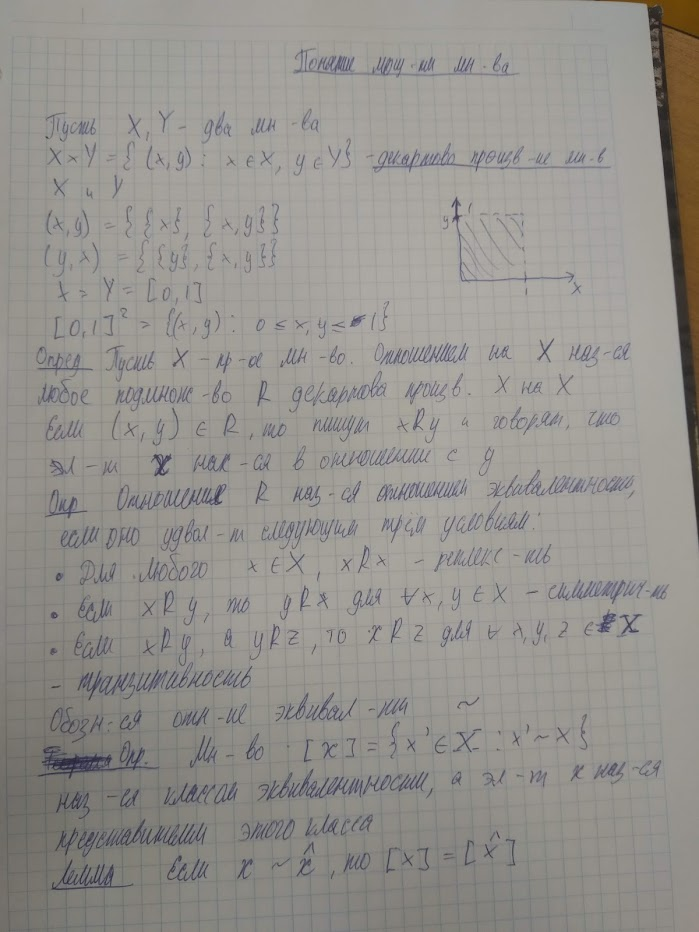
#> input picture sample_images/angled.jpg, 699 x 932 px
$ python -i segmentation.py   (imports and definitions only)
#> lines starting #> are read from the running program, lines starting #| are printed output that depends on the picture; after the words box and inside, x2 and y2 are one past the last pixel; in counts of white or black regions, pixels touching at a corner belong together
#> further down, picture is the input picture: shape (932, 699, 3); mean B, G, R 141.7, 146.2, 148.8
import cv2
import os


def segmentation(image):
    # Load image, grayscale, Gaussian blur, Otsu's threshold
    gray = cv2.cvtColor(image, cv2.COLOR_BGR2GRAY)
    blur = cv2.GaussianBlur(gray, (11, 5), 0)
    thresh = cv2.threshold(blur, 0, 255, cv2.THRESH_BINARY_INV + cv2.THRESH_OTSU)[1]
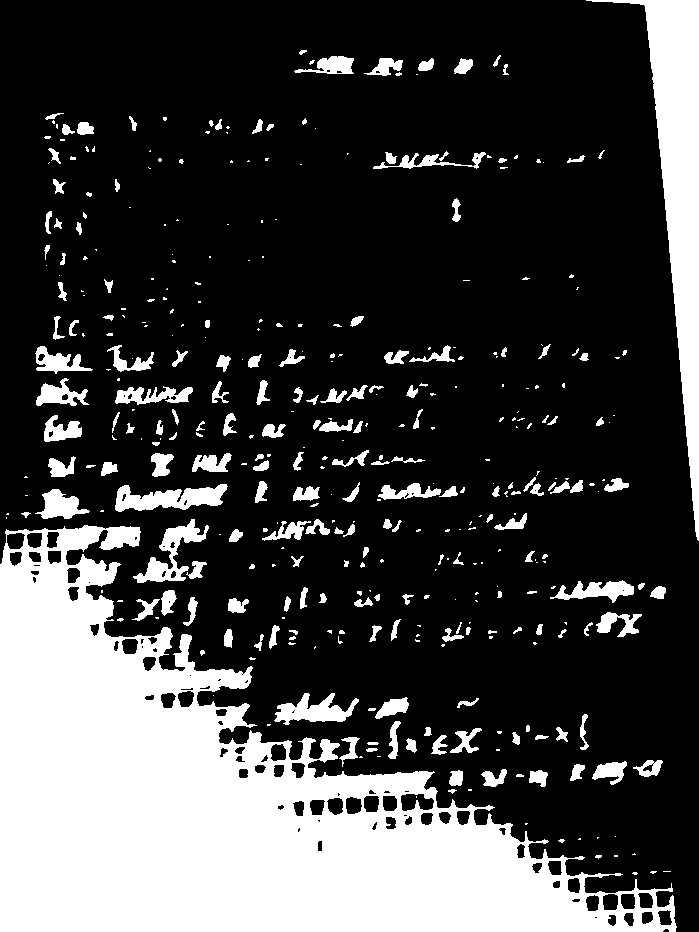
#> thresh: shape (932, 699); 26.2% white; 396 white regions (209 under 20 px), largest, box (x1, y1, x2, y2) and area: (0, 525, 677, 932) 124221, (586, 0, 699, 541) 15352, (115, 484, 228, 512) 1851

    # Create rectangular structuring element and dilate
    kernel = cv2.getStructuringElement(cv2.MORPH_RECT, (10, 5))
    dilate = cv2.dilate(thresh, kernel, iterations=7)
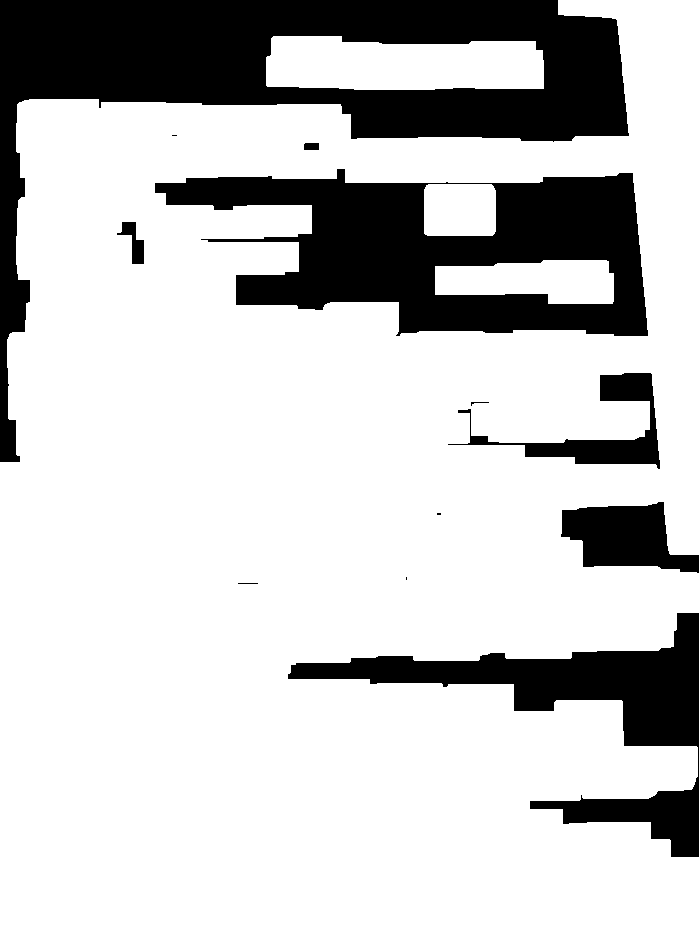
#> dilate: shape (932, 699); 77.7% white; 12 black regions (3 under 20 px)

    # Find contours and draw rectangle
    cnts = cv2.findContours(dilate, cv2.RETR_EXTERNAL, cv2.CHAIN_APPROX_SIMPLE)
#> cnts = 2 contours; box (x1, y1, x2, y2) and area: (0, 0, 699, 932) 540602, (266, 36, 544, 90) 12859
    cnts = cnts[0] if len(cnts) == 2 else cnts[1]
    return cnts


def write_contours(image, cnts, out_dir):
    orig_img = image.copy()
    image = cv2.cvtColor(image, cv2.COLOR_GRAY2BGR)
    for i, cnt in enumerate(cnts):
        x, y, w, h = cv2.boundingRect(cnt)
        cv2.imwrite(os.path.join(out_dir, f'contour_{i}.jpg'), orig_img[y:y + h, x:x + w])
        cv2.rectangle(image, (x, y), (x + w, y + h), (0, 255, 0), 2)
    return image

>>> import cv2
>>> picture = cv2.imread('sample_images/angled.jpg')
>>> result = segmentation(picture)
#> result has the same summary as cnts in segmentation

$ run again, on sample_images/cell_pic.jpg
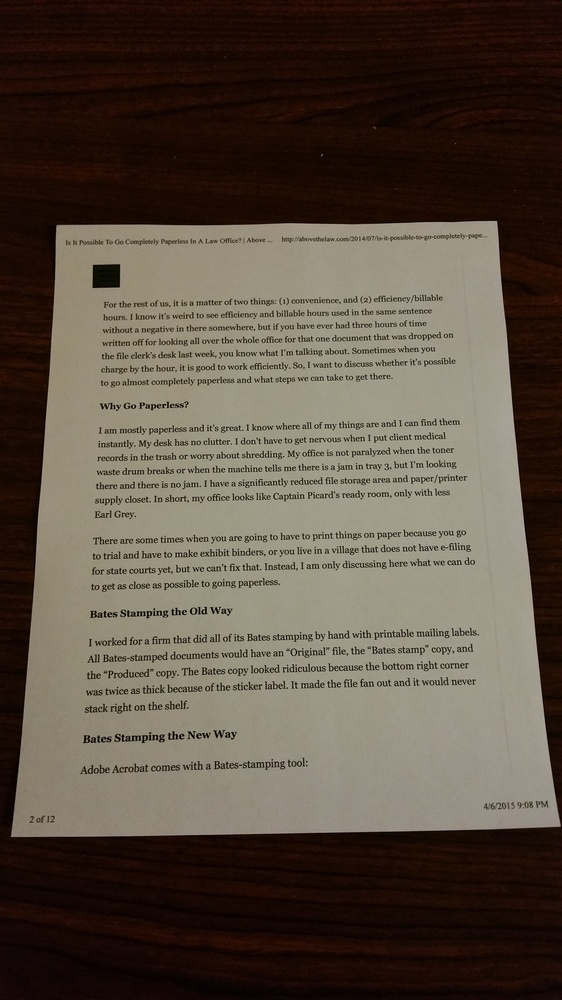
#> input picture sample_images/cell_pic.jpg, 562 x 1000 px, shrunk from 2988 x 5312 before the run
#> picture is the input picture: shape (1000, 562, 3); mean B, G, R 66.7, 78.9, 90.4
#> in segmentation, `thresh = cv2.threshold(blur, 0, 255, cv2.THRESH_BINARY_INV + cv2.THRES..`:
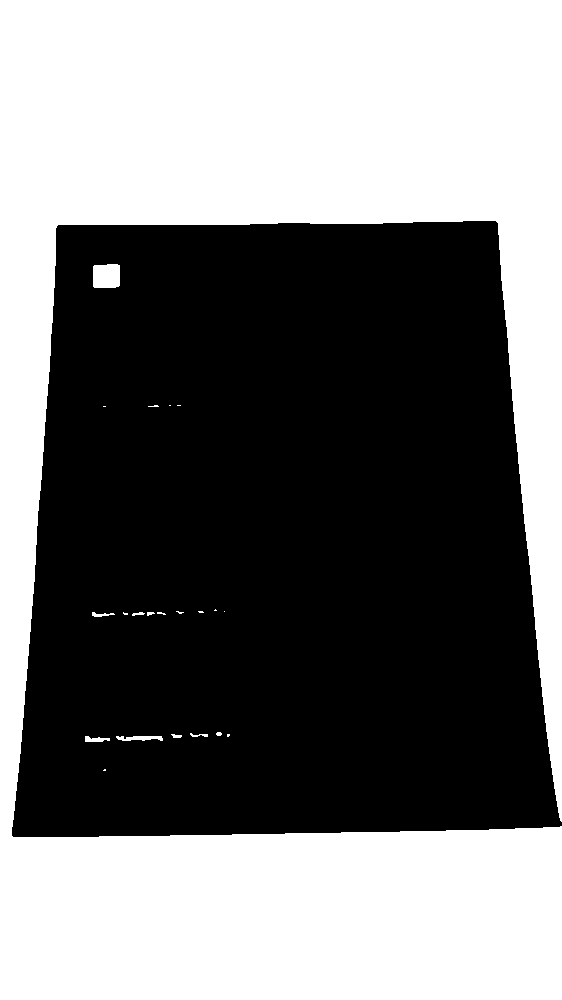
#> thresh: shape (1000, 562); 47.2% white; 22 white regions (12 under 20 px), largest, box (x1, y1, x2, y2) and area: (0, 0, 562, 1000) 264036, (93, 264, 120, 288) 625, (116, 736, 163, 741) 176
#> in segmentation, `dilate = cv2.dilate(thresh, kernel, iterations=7)`:
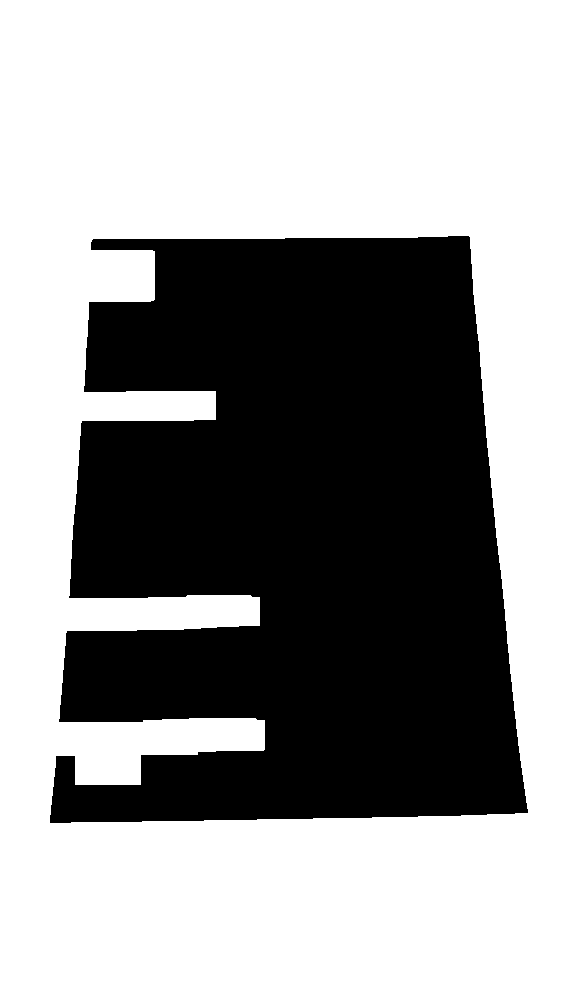
#> dilate: shape (1000, 562); 60.3% white; 1 black region
#> in segmentation, `cnts = cv2.findContours(dilate, cv2.RETR_EXTERNAL, cv2.CHAIN_APPROX_SI..`: cnts = 1 contour; box (x1, y1, x2, y2) and area: (0, 0, 562, 1000) 560439
#> in segmentation, `cnts = cnts[0] if len(cnts) == 2 else cnts[1]`: cnts = [[[0, 0], [0, 999], [561, 999], [561, 0]]]

$ run again, on sample_images/desk.JPG
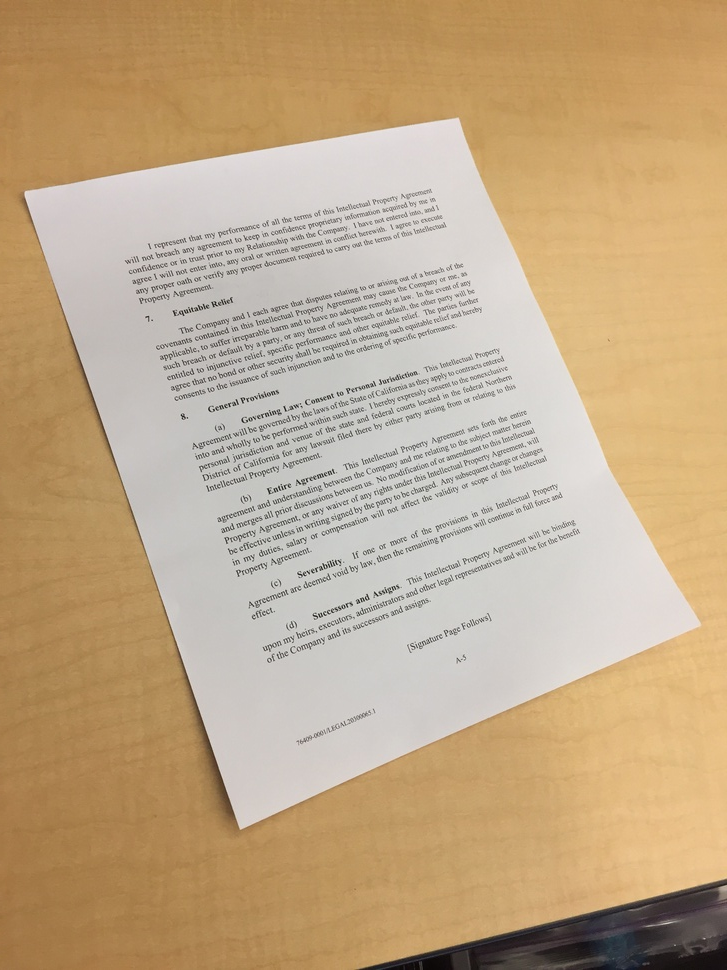
#> input picture sample_images/desk.JPG, 727 x 970 px, shrunk from 2448 x 3264 before the run
#> picture is the input picture: shape (970, 727, 3); mean B, G, R 136.6, 169.3, 193.6
#> in segmentation, `thresh = cv2.threshold(blur, 0, 255, cv2.THRESH_BINARY_INV + cv2.THRES..`:
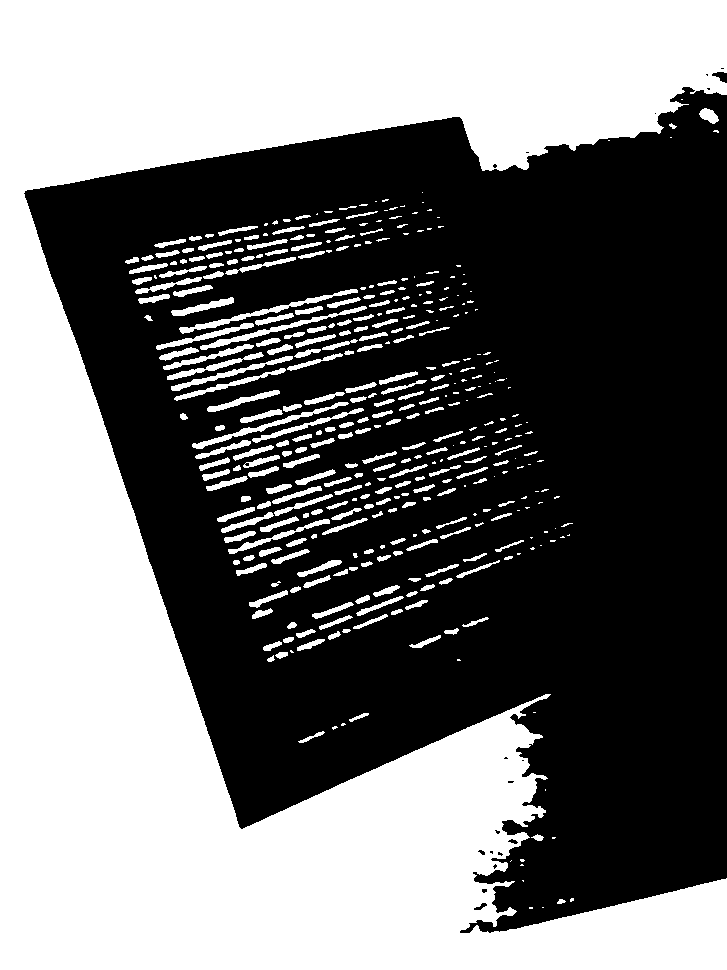
#> thresh: shape (970, 727); 45.9% white; 396 white regions (139 under 20 px), largest, box (x1, y1, x2, y2) and area: (0, 0, 727, 970) 295477, (179, 289, 358, 334) 844, (200, 306, 367, 350) 774
#> in segmentation, `dilate = cv2.dilate(thresh, kernel, iterations=7)`:
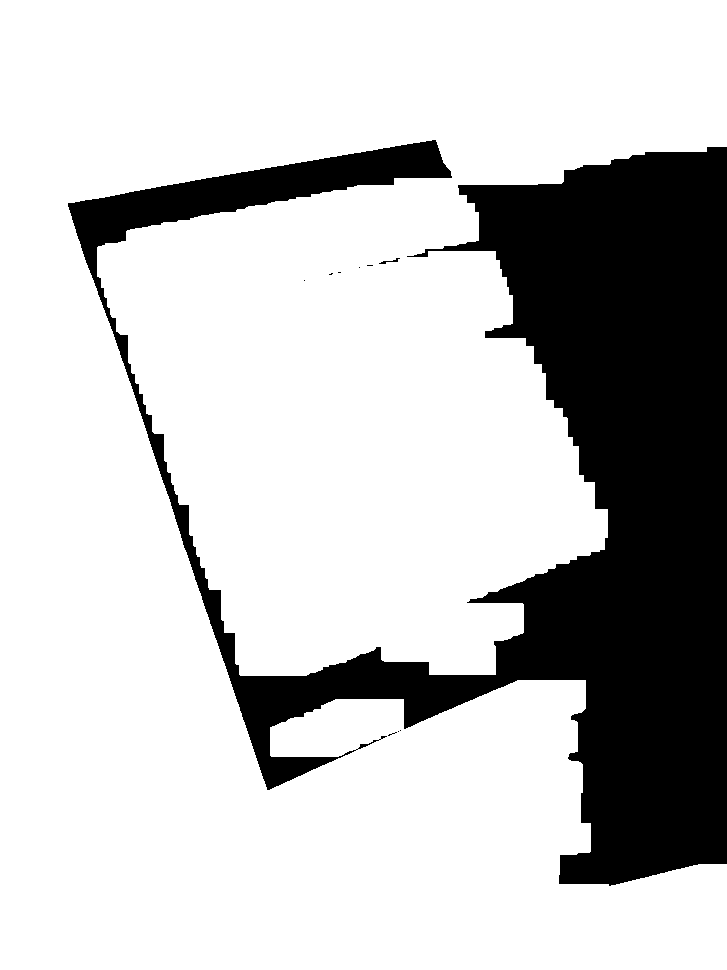
#> dilate: shape (970, 727); 77.2% white; 10 black regions (8 under 20 px)
#> cnts = 1 contour; box (x1, y1, x2, y2) and area: (0, 0, 727, 970) 541008
#> result has the same summary as cnts in segmentation
